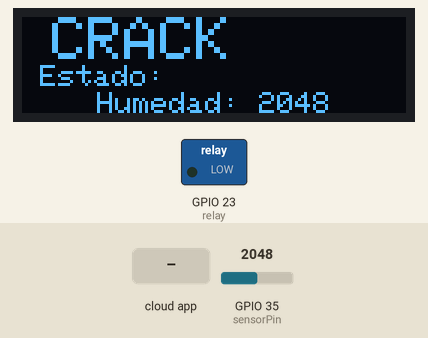
A sketch run on a simulated ESP32. Shown: 128×32 one-colour display, switched loads named in the sketch (green lamp = pin HIGH). The test bench sets the inputs (shaded band); at power-on: GPIO 35 (sensorPin) = 2048. WiFi joins after 1.5 s; servers stay silent unless stated; the Firebase database answers and starts empty; what the sketch prints to the serial monitor is not drawn.

Above: at 3.4 s.
3.5 s: the phone or cloud app sets Estado to on
At 10.3 s:
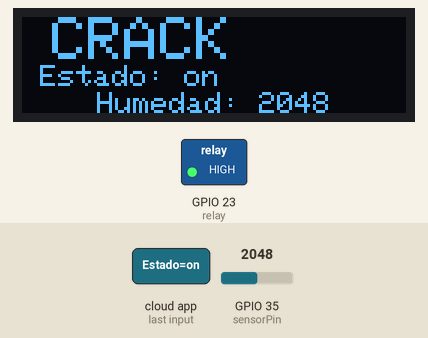
10.7 s: the phone or cloud app sets Estado to ON
At 16.8 s:
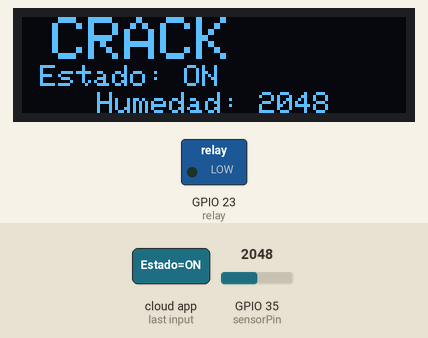
17.1 s: GPIO 35 (sensorPin) set to 2430
At 23.2 s:
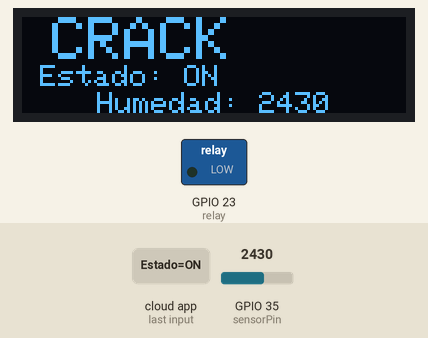
23.5 s: GPIO 35 (sensorPin) set to 2531
At 28.7 s:
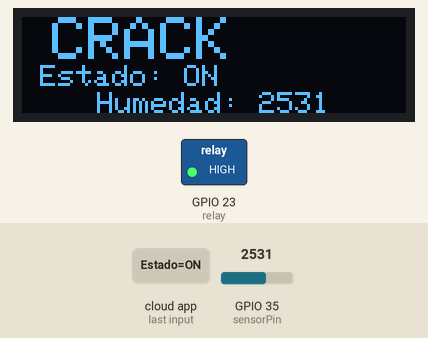
29.9 s: GPIO 35 (sensorPin) set to 2460
At 35.3 s:
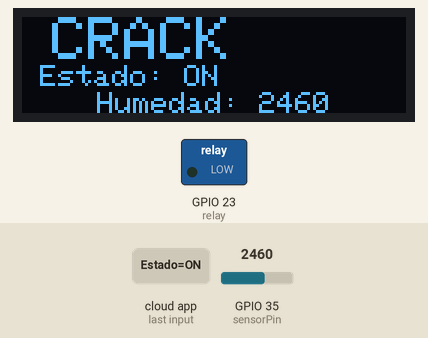
Timing chart, 0 to 36.8 s (numbered marks = the images above; inputs shaded):
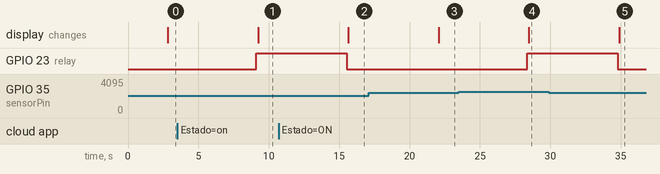

The sketch:

AgriculturaInteligente.ino
```cpp
#include <ArduinoJson.h> // instalar la version 5.13.1 de ArduinoJson
#include <WiFi.h>
#include <IOXhop_FirebaseESP32.h>

#include <SPI.h>
#include <Wire.h>
#include <Adafruit_GFX.h>
#include <Adafruit_SSD1306.h>
#define Largo_Pantalla 128 // Largo de la pantalla en pixeles
#define Ancho_Pantalla 32 // Ancho de la pantalla en pixeles

#define Reset_Oled 4 // pin 4 definido para borrar la pantalla
Adafruit_SSD1306 display(Largo_Pantalla, Ancho_Pantalla, &Wire, Reset_Oled);

#define FIREBASE_HOST "YOUR_FIREBASE_HOST"
#define FIREBASE_AUTH "YOUR_FIREBASE_AUTH"
#define WIFI_SSID "YOUR_WIFI_SSID"
#define WIFI_PASSWORD "YOUR_WIFI_PASSWORD"

int sensorPin = 35; // pin digital al que está conectado el pin DO del sensor
int sensorValue = 0; // variable para almacenar el valor leído del sensor
const int relay = 23;
String estado = "";

void setup() {
  Serial.begin(9600); // Iniciar el puerto serie
  pinMode(relay, OUTPUT);
 // Configurar el pin como entrada


if(!display.begin(SSD1306_SWITCHCAPVCC, 0x3C)) { // direccion del display 0x3C para el OLED de
//128x32
Serial.println(F("Existe falla en el SSD1306"));
for(;;); // si falla se marca un loop infinito
}
// Limpia el buffer
display.clearDisplay(); // clearDisplay() borra lo que está en el buffer y pantalla.
// Dibuja un punto en la pantalla
//display.drawPixel(10,30, SSD1306_WHITE); // Muestra un pixel en la posición X=10 y Y=30
display.display();


pinMode(sensorPin,INPUT);

WiFi.begin(WIFI_SSID, WIFI_PASSWORD);
Serial.print("conectando");
while (WiFi.status() != WL_CONNECTED){
Serial.print(".");
delay(500);
}
Serial.println();
Serial.print("Conectado a la IP: ");
Serial.println(WiFi.localIP());

Firebase.begin(FIREBASE_HOST, FIREBASE_AUTH);


}

int f=1;


void loop() {

  sensorValue = analogRead(sensorPin); // leer el valor del pin
  String db = "Humedad/humedad";
  String d = db + "" + f;


  Serial.print("Nivel de humedad: ");
  Serial.print(sensorValue);
  Serial.println("");
  Serial.println(d);
  Serial.println(f);
  if(f==24){
    f=0;
  }
 delay(1000);
 estado=Firebase.getString("Estado");
  if (sensorValue >= 2500 && estado == "ON" || estado=="on") {
    digitalWrite(relay, HIGH);

  } else {
    digitalWrite(relay, LOW);
  }

  delay(100);

display.clearDisplay(); // Limpia en inicio la pantalla
display.setTextSize(2); // 1 es la escala normal
display.setTextColor(SSD1306_WHITE); // Escribe texto en azul sobre fondo negro
display.setCursor(10,0); // X=10 y Y=0
display.println(F("CRACK"));
/* --------------------------------------------------------- */

String yu=" Estado: ";
String lui=yu+""+estado;

display.setTextSize(1); // 2 escala más grande del texto
display.setTextColor(SSD1306_WHITE);
display.println(lui);
/*------------------------------------------------------------*/

String gsf = "Humedad: ";
String as = gsf+""+sensorValue;

display.setTextSize(1); // método setTextSize(tamaño_texto)
display.setTextColor(SSD1306_WHITE); // INTERCAMBIANDO LOS COLORES
display.setCursor(25,25); // coordenadas (x,y) para localizar texto en pantalla
display.println(as);
display.display();
delay(3000);
//display.invertDisplay(true); // elimina los comentarios para ver otra forma de trabajar del display
//delay(1000); // elimina las barras al inicio para que veas la función
display.invertDisplay(false);

  Firebase.setInt(d,sensorValue);
  f=f+1;
  delay(2000); // esperar 1 segundo antes de volver a leer el valor del pin
}
```

Measured:
- the behaviour switches between 2499 and 2500 on GPIO 35 (sensorPin) (found by bisection; images 3 and 4)
- after the input at 3.5 s, GPIO 23 (relay): LOW → HIGH after 5.6 s; the display: changes after 5.7 s (image 1)
- after the input at 10.7 s, GPIO 23 (relay): HIGH → LOW after 4.8 s; the display: changes after 5.0 s (image 2)
- after the input at 17.1 s, the display: changes after 5.0 s (image 3)
- after the input at 23.5 s, GPIO 23 (relay): LOW → HIGH after 4.9 s; the display: changes after 5.0 s (image 4)
- after the input at 29.9 s, GPIO 23 (relay): HIGH → LOW after 4.9 s; the display: changes after 5.0 s (image 5)
